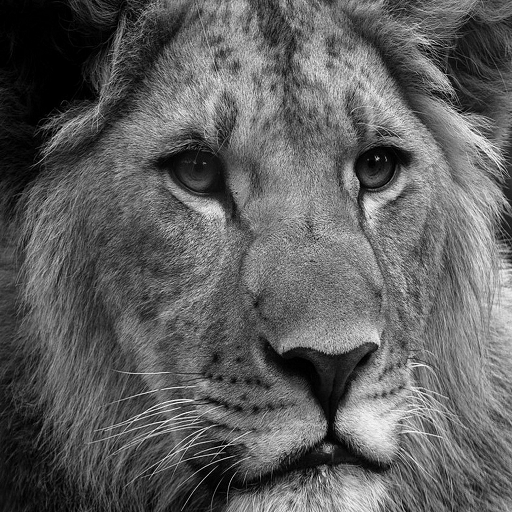
%> input picture MA2/Lion.bmp, 512 x 512 px
$ octave ma2.m   (GNU Octave 9; MATLAB toolbox functions it lacks are replaced by stand-ins)
%> lines starting %> are read from the running program, lines starting %| are printed output that depends on the picture
N = imread('Lion.bmp');
%> N is the input picture: size 512x512x3 uint8; min 0, max 255, mean 95.1

G = mat2gray(N, [0,255]);

M_values = [21, 31, 51];
m_index = 3;

b = ones(1,M_values(m_index))/M_values(m_index);

A = imfilter(G, b);
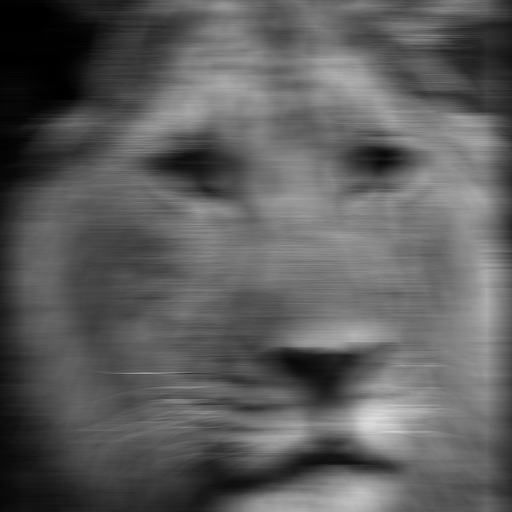
%> A: size 512x512x3 double; min 0.000308, max 0.86, mean 0.366

[h,w] = freqz(b, 1, 'whole');
h = fftshift(h);
w = linspace(-pi, pi, length(w));

figure;
imshow(A)

figure;
plot(w, abs(h));
title('Magnitude of Frequency Response for M:51');
xlabel('Angular Frequency');
ylabel('Magnitude');
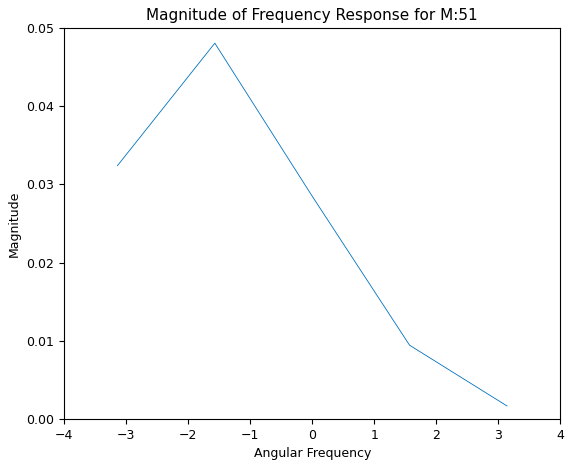
%> figure redrawn from the program's plot data
